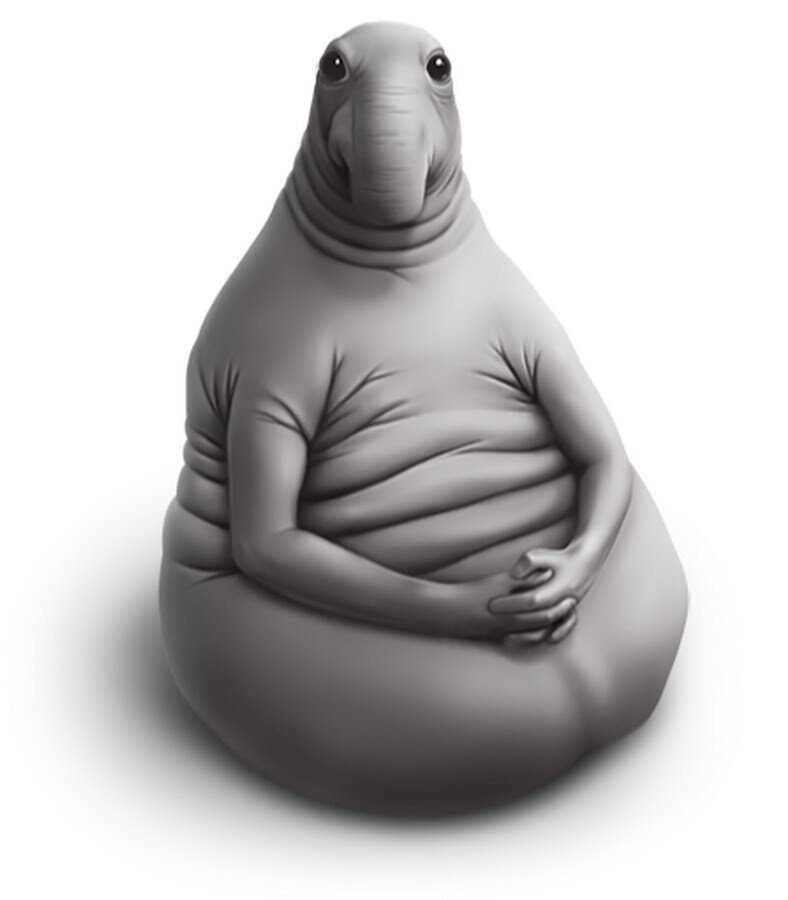
#> input picture part2/04-list_files/00-mini/images/ждун.jpeg, 788 x 900 px; its folder holds only this picture in this run
$ python 19.py
#> lines starting #> are read from the running program, lines starting #| are printed output that depends on the picture
# делаем миниатюры рисунков в заданной папке

from PIL import Image
from os import path
import glob

size = 64, 64

out_dir = "./mini"

for item in glob.glob("./images/*.jpeg"):
    file, ext = path.splitext(item)
    # print(file)
    file = out_dir + "/" + file.split('\\')[-1]
    with Image.open(item) as img:
#> img is the input picture: PIL image 788x900 RGB; mean R, G, B 196.5, 195, 194.9
        img.thumbnail(size)
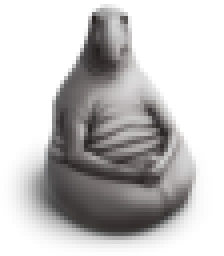
#> img: PIL image 56x64 RGB (shown 4 times larger); mean R, G, B 196.4, 194.9, 194.8
        img.save(file + ".png", "png")
